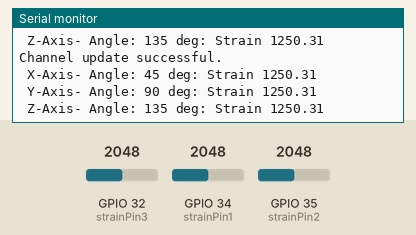
A sketch run on a simulated ESP32. On the bench: the last lines printed to the serial monitor. The inputs (shaded band) are chosen by the test bench; at power-on: GPIO 32 (strainPin3) = 2048, GPIO 34 (strainPin1) = 2048, GPIO 35 (strainPin2) = 2048. WiFi joins after 1.5 s; servers stay silent unless stated.

Above: at 14.1 s.
14.2 s: GPIO 32 (strainPin3) set to 2866
At 15.5 s:
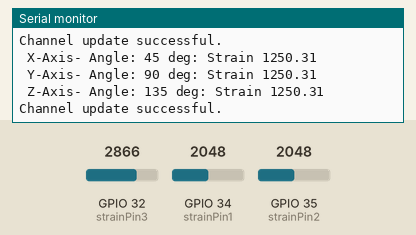
24.0 s: GPIO 34 (strainPin1) set to 2866
At 28.0 s:
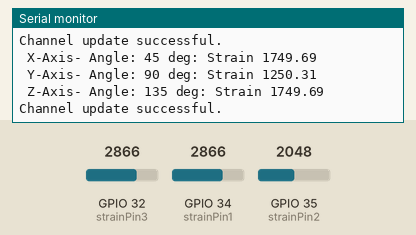
33.8 s: GPIO 35 (strainPin2) set to 2866
At 40.5 s:
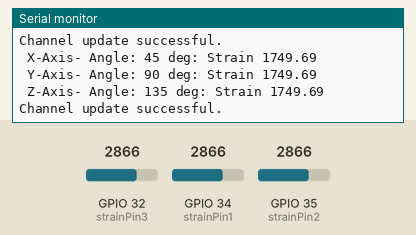
43.6 s: GPIO 32 (strainPin3) set to 3603
At 46.7 s:
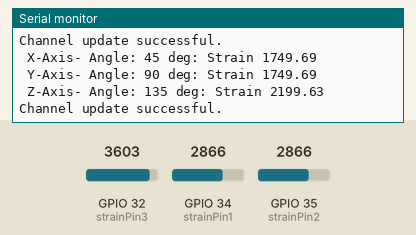
53.4 s: GPIO 34 (strainPin1) set to 3603
At 58.0 s:
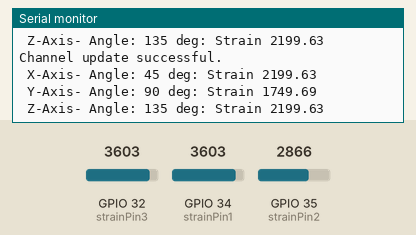
63.2 s: GPIO 35 (strainPin2) set to 3603
At 65.4 s:
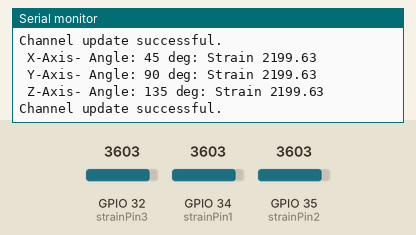
Timing chart, 0 to 66.9 s (numbered marks = the images above; inputs shaded):
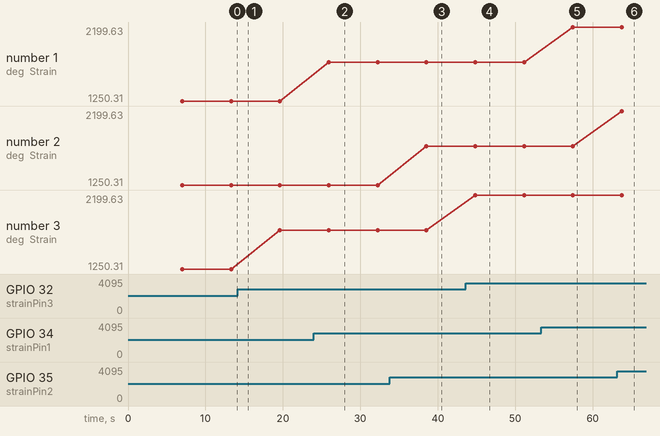

Measured:
- after the input at 24.0 s, the serial monitor: prints a new line after 1.9 s (image 2)
- after the input at 33.8 s, the serial monitor: prints a new line after 4.7 s (image 3)
- after the input at 43.6 s, the serial monitor: prints a new line after 1.2 s (image 4)
- after the input at 53.4 s, the serial monitor: prints a new line after 4.1 s (image 5)
- after the input at 63.2 s, the serial monitor: prints a new line after 0.57 s (image 6)
- plotted number 3: 1250.31 → 1749.69 after the input at 14.2 s, 1749.69 → 2199.63 after the input at 43.6 s

The sketch:

DAQ_System_thingsSpeak.ino
```cpp
// Define the analog pins connected to AO pins of the modules
const int strainPin1 = 34;  // First strain module//X-Axis
const int strainPin2 = 35;  // Second strain module//Y-Axis
const int strainPin3 = 32;  // Third strain module//Z-Axis
#include <WiFi.h>
#include "ThingSpeak.h"

const char* ssid = "REPLACE_WITH_YOUR_SSID";
const char* password = "REPLACE_WITH_YOUR_PASSWORD";

WiFiClient  client;

unsigned long myChannelNumber = 1;
const char * myWriteAPIKey = "XXXXXXXXXXXXXXXX";
// Reading Delay Half Second
unsigned long lastTime = 0;
unsigned long timerDelay = 5000;

float strain_1 = 0.0;
float strain_2 = 0.0;
float strain_3 = 0.0;

void setup() {
  Serial.begin(115200);  //Initialize serial
  WiFi.mode(WIFI_STA);
  ThingSpeak.begin(client);  // Initialize ThingSpeak
}

void loop() {
  if ((millis() - lastTime) > timerDelay) {

    // Connect or reconnect to WiFi
    if(WiFi.status() != WL_CONNECTED){
      Serial.print("Attempting to connect");
      while(WiFi.status() != WL_CONNECTED){
        WiFi.begin(ssid, password);
        delay(1000);
      }
      Serial.println("\nConnected.");
    }
    int analogValue1 = analogRead(strainPin1);
    int analogValue2 = analogRead(strainPin2);
    int analogValue3 = analogRead(strainPin3);

    // Convert the analog value to voltage (assuming 5V power supply)
    float voltage_1 = (analogValue1 / 4095.0) * 5.0;
    float voltage_2 = (analogValue2 / 4095.0) * 5.0;
    float voltage_3 = (analogValue3 / 4095.0) * 5.0;

    //  strain sensitivity coefficient the as per module
    float sensitivity = 2.0;  // mV/με (from the documentation)

    // Calculate strain and Convert to με
    strain_1 = (voltage_1 * 1000) / sensitivity;
    strain_2 = (voltage_2 * 1000) / sensitivity;
    strain_3 = (voltage_3 * 1000) / sensitivity;

    Serial.print(" X-Axis- Angle: 45 deg: Strain ");
    // Serial.println(analogValue1);
    // Serial.print(" , Voltage: ");
    // Serial.print(voltage1);
    // Serial.print(" , Strain: ");
    Serial.println(strain_1);
    Serial.print(" Y-Axis- Angle: 90 deg: Strain ");
    // Serial.println(analogValue1);
    // Serial.print(" , Voltage: ");
    // Serial.print(voltage1);
    // Serial.print(" , Strain: ");
    Serial.println(strain_2);
    Serial.print(" Z-Axis- Angle: 135 deg: Strain ");
    // Serial.println(analogValue1);
    // Serial.print(" , Voltage: ");
    // Serial.print(voltage1);
    // Serial.print(" , Strain: ");
    Serial.println(strain_3);

    delay(1000);

    ThingSpeak.setField(1,strain_1);
    ThingSpeak.setField(2,strain_2);
    ThingSpeak.setField(3,strain_3);


    // Write to ThingSpeak. There are up to 8 fields in a channel, allowing you to store up to 8 different
    // pieces of information in a channel.  Here, we write to field 1.
    int x = ThingSpeak.writeFields(myChannelNumber, myWriteAPIKey);

    if(x == 200){
      Serial.println("Channel update successful.");
    }
    else{
      Serial.println("Problem updating channel. HTTP error code " + String(x));
    }
    lastTime = millis();
  }
  }
```
